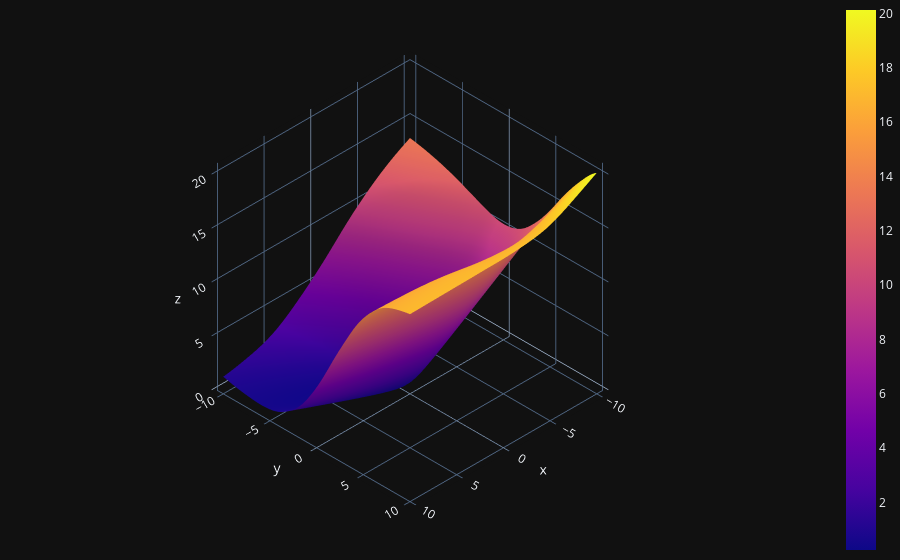

The code cell stored with this chart in its notebook:
### Code cell
import plotly.graph_objects as go

fig = (go.Figure(data = [go.Surface(z = L, x = W11, y = W22, opacity = 1)]))

fig.update_layout(template = "plotly_dark", margin = dict(l = 0, r = 0, b = 0, t = 0))
fig.layout.scene.camera.projection.type = "orthographic"
fig.show()

### Figure 1 — Plotly figure (JSON) as saved in the notebook; plotly's stock layout.template omitted (floating-point values rounded to 4 significant figures; data arrays with more than 128 entries replaced by an {"elided": "..."} marker saying what was removed)
{"data": [{"opacity": 1, "type": "surface", "x": {"elided": "100x100 float values"}, "y": {"elided": "100x100 float values"}, "z": {"elided": "100x100 float values"}}], "layout": {"margin": {"b": 0, "l": 0, "r": 0, "t": 0}, "scene": {"camera": {"projection": {"type": "orthographic"}}}}}
